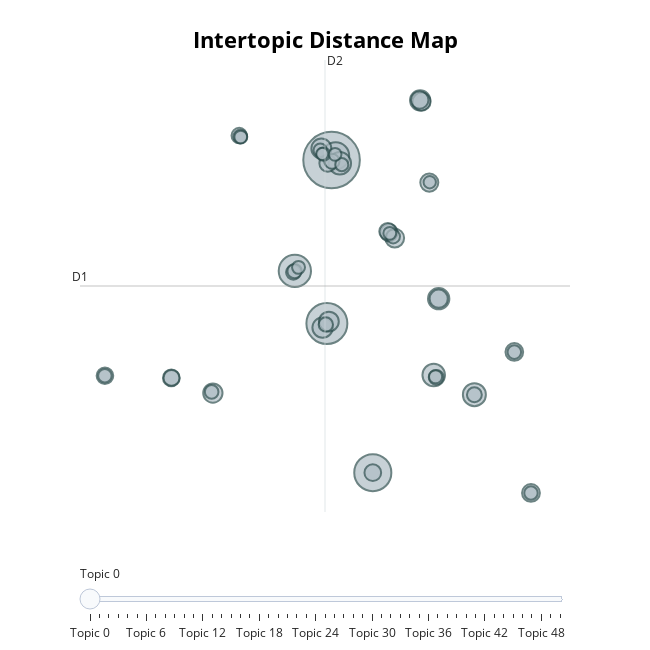

The notebook cell this image was saved under:
### Code cell
sample_topic = 0  # change this to see different clusters
print(f"\n--- Sample Headlines from Topic {sample_topic} ---")
print(gold_df_filtered[gold_df_filtered["Topic"] == sample_topic]["News"].head(5))

# Step 6: Visualize
topic_model.visualize_topics().show()

### Figure 1 — Plotly figure (JSON) as saved in the notebook; plotly's stock layout.template omitted (floating-point values rounded to 4 significant figures; data arrays with more than 128 entries replaced by an {"elided": "..."} marker saying what was removed)
{"data": [{"customdata": {"elided": "51x3 mixed values"}, "hovertemplate": "<b>Topic %{customdata[0]}</b><br>%{customdata[1]}<br>Size: %{customdata[2]}", "legendgroup": "", "marker": {"color": "#B0BEC5", "line": {"color": "DarkSlateGrey", "width": 2}, "size": [1297, 680, 558, 423, 297, 214, 206, 205, 185, 169, 166, 161, 159, 151, 144, 133, 133, 132, 129, 127, 124, 121, 120, 115, 113, 113, 112, 102, 96, 91, 90, 90, 87, 84, 83, 77, 76, 75, 75, 74, 73, 73, 71, 70, 69, 68, 67, 67, 67, 62, 61], "sizemode": "area", "sizeref": 0.8106, "symbol": "circle"}, "mode": "markers", "name": "", "orientation": "v", "showlegend": false, "type": "scatter", "x": [4.309, 3.977, 7.232, 1.707, 4.601, 14.43, 11.55, 4.893, 11.9, 3.674, 10.59, 3.585, 4.118, -4.106, 8.785, 10.69, 11.9, 11.24, 18.44, 17.26, 10.56, 8.38, 8.302, 4.04, -7.049, 7.232, -11.76, -7.036, -2.237, 4.337, 14.43, 11.73, 1.601, 3.901, 1.689, 8.669, -2.162, -4.191, 17.26, -11.76, 18.44, 3.509, 3.743, 11.68, 5.031, 1.967, -2.123, 4.554, 8.436, 11.27, 3.645], "xaxis": "x", "y": [15.12, 3.112, -7.848, 6.977, 15.43, -2.119, -0.6673, 14.88, 4.936, 2.811, 19.51, 15.98, 3.254, -1.997, 9.389, 19.41, 4.936, 13.46, -9.336, 1.021, 19.54, 9.792, 9.871, 14.88, -0.8838, -7.848, -0.7286, -0.8836, 16.92, 15.03, -2.119, -0.8434, 6.871, 3.037, 6.96, 9.504, 16.85, -1.911, 1.012, -0.7281, -9.336, 15.84, 15.55, -0.8001, 14.78, 7.237, 16.81, 15.54, 9.737, 13.49, 15.57], "yaxis": "y"}], "layout": {"annotations": [{"showarrow": false, "text": "D1", "x": -13.52, "y": 5.867, "yshift": 10}, {"showarrow": false, "text": "D2", "x": 3.843, "xshift": 10, "y": 22.47}], "height": 650, "hoverlabel": {"bgcolor": "white", "font": {"family": "Rockwell", "size": 16}}, "legend": {"itemsizing": "constant", "tracegroupgap": 0}, "margin": {"t": 60}, "shapes": [{"line": {"color": "#CFD8DC", "width": 2}, "type": "line", "x0": 3.843, "x1": 3.843, "y0": -10.74, "y1": 22.47}, {"line": {"color": "#9E9E9E", "width": 2}, "type": "line", "x0": -13.52, "x1": 21.21, "y0": 5.867, "y1": 5.867}], "sliders": [{"active": 0, "pad": {"t": 50}, "steps": [{"args": [{"marker.color": [["red", "#B0BEC5", "#B0BEC5", "#B0BEC5", "#B0BEC5", "#B0BEC5", "#B0BEC5", "#B0BEC5", "#B0BEC5", "#B0BEC5", "#B0BEC5", "#B0BEC5", "#B0BEC5", "#B0BEC5", "#B0BEC5", "#B0BEC5", "#B0BEC5", "#B0BEC5", "#B0BEC5", "#B0BEC5", "#B0BEC5", "#B0BEC5", "#B0BEC5", "#B0BEC5", "#B0BEC5", "#B0BEC5", "#B0BEC5", "#B0BEC5", "#B0BEC5", "#B0BEC5", "#B0BEC5", "#B0BEC5", "#B0BEC5", "#B0BEC5", "#B0BEC5", "#B0BEC5", "#B0BEC5", "#B0BEC5", "#B0BEC5", "#B0BEC5", "#B0BEC5", "#B0BEC5", "#B0BEC5", "#B0BEC5", "#B0BEC5", "#B0BEC5", "#B0BEC5", "#B0BEC5", "#B0BEC5", "#B0BEC5", "#B0BEC5"]]}], "label": "Topic 0", "method": "update"}, {"args": [{"marker.color": [["#B0BEC5", "red", "#B0BEC5", "#B0BEC5", "#B0BEC5", "#B0BEC5", "#B0BEC5", "#B0BEC5", "#B0BEC5", "#B0BEC5", "#B0BEC5", "#B0BEC5", "#B0BEC5", "#B0BEC5", "#B0BEC5", "#B0BEC5", "#B0BEC5", "#B0BEC5", "#B0BEC5", "#B0BEC5", "#B0BEC5", "#B0BEC5", "#B0BEC5", "#B0BEC5", "#B0BEC5", "#B0BEC5", "#B0BEC5", "#B0BEC5", "#B0BEC5", "#B0BEC5", "#B0BEC5", "#B0BEC5", "#B0BEC5", "#B0BEC5", "#B0BEC5", "#B0BEC5", "#B0BEC5", "#B0BEC5", "#B0BEC5", "#B0BEC5", "#B0BEC5", "#B0BEC5", "#B0BEC5", "#B0BEC5", "#B0BEC5", "#B0BEC5", "#B0BEC5", "#B0BEC5", "#B0BEC5", "#B0BEC5", "#B0BEC5"]]}], "label": "Topic 1", "method": "update"}, {"args": [{"marker.color": [["#B0BEC5", "#B0BEC5", "red", "#B0BEC5", "#B0BEC5", "#B0BEC5", "#B0BEC5", "#B0BEC5", "#B0BEC5", "#B0BEC5", "#B0BEC5", "#B0BEC5", "#B0BEC5", "#B0BEC5", "#B0BEC5", "#B0BEC5", "#B0BEC5", "#B0BEC5", "#B0BEC5", "#B0BEC5", "#B0BEC5", "#B0BEC5", "#B0BEC5", "#B0BEC5", "#B0BEC5", "#B0BEC5", "#B0BEC5", "#B0BEC5", "#B0BEC5", "#B0BEC5", "#B0BEC5", "#B0BEC5", "#B0BEC5", "#B0BEC5", "#B0BEC5", "#B0BEC5", "#B0BEC5", "#B0BEC5", "#B0BEC5", "#B0BEC5", "#B0BEC5", "#B0BEC5", "#B0BEC5", "#B0BEC5", "#B0BEC5", "#B0BEC5", "#B0BEC5", "#B0BEC5", "#B0BEC5", "#B0BEC5", "#B0BEC5"]]}], "label": "Topic 2", "method": "update"}, {"args": [{"marker.color": [["#B0BEC5", "#B0BEC5", "#B0BEC5", "red", "#B0BEC5", "#B0BEC5", "#B0BEC5", "#B0BEC5", "#B0BEC5", "#B0BEC5", "#B0BEC5", "#B0BEC5", "#B0BEC5", "#B0BEC5", "#B0BEC5", "#B0BEC5", "#B0BEC5", "#B0BEC5", "#B0BEC5", "#B0BEC5", "#B0BEC5", "#B0BEC5", "#B0BEC5", "#B0BEC5", "#B0BEC5", "#B0BEC5", "#B0BEC5", "#B0BEC5", "#B0BEC5", "#B0BEC5", "#B0BEC5", "#B0BEC5", "#B0BEC5", "#B0BEC5", "#B0BEC5", "#B0BEC5", "#B0BEC5", "#B0BEC5", "#B0BEC5", "#B0BEC5", "#B0BEC5", "#B0BEC5", "#B0BEC5", "#B0BEC5", "#B0BEC5", "#B0BEC5", "#B0BEC5", "#B0BEC5", "#B0BEC5", "#B0BEC5", "#B0BEC5"]]}], "label": "Topic 3", "method": "update"}, {"args": [{"marker.color": [["#B0BEC5", "#B0BEC5", "#B0BEC5", "#B0BEC5", "red", "#B0BEC5", "#B0BEC5", "#B0BEC5", "#B0BEC5", "#B0BEC5", "#B0BEC5", "#B0BEC5", "#B0BEC5", "#B0BEC5", "#B0BEC5", "#B0BEC5", "#B0BEC5", "#B0BEC5", "#B0BEC5", "#B0BEC5", "#B0BEC5", "#B0BEC5", "#B0BEC5", "#B0BEC5", "#B0BEC5", "#B0BEC5", "#B0BEC5", "#B0BEC5", "#B0BEC5", "#B0BEC5", "#B0BEC5", "#B0BEC5", "#B0BEC5", "#B0BEC5", "#B0BEC5", "#B0BEC5", "#B0BEC5", "#B0BEC5", "#B0BEC5", "#B0BEC5", "#B0BEC5", "#B0BEC5", "#B0BEC5", "#B0BEC5", "#B0BEC5", "#B0BEC5", "#B0BEC5", "#B0BEC5", "#B0BEC5", "#B0BEC5", "#B0BEC5"]]}], "label": "Topic 4", "method": "update"}, {"args": [{"marker.color": [["#B0BEC5", "#B0BEC5", "#B0BEC5", "#B0BEC5", "#B0BEC5", "red", "#B0BEC5", "#B0BEC5", "#B0BEC5", "#B0BEC5", "#B0BEC5", "#B0BEC5", "#B0BEC5", "#B0BEC5", "#B0BEC5", "#B0BEC5", "#B0BEC5", "#B0BEC5", "#B0BEC5", "#B0BEC5", "#B0BEC5", "#B0BEC5", "#B0BEC5", "#B0BEC5", "#B0BEC5", "#B0BEC5", "#B0BEC5", "#B0BEC5", "#B0BEC5", "#B0BEC5", "#B0BEC5", "#B0BEC5", "#B0BEC5", "#B0BEC5", "#B0BEC5", "#B0BEC5", "#B0BEC5", "#B0BEC5", "#B0BEC5", "#B0BEC5", "#B0BEC5", "#B0BEC5", "#B0BEC5", "#B0BEC5", "#B0BEC5", "#B0BEC5", "#B0BEC5", "#B0BEC5", "#B0BEC5", "#B0BEC5", "#B0BEC5"]]}], "label": "Topic 5", "method": "update"}, {"args": [{"marker.color": [["#B0BEC5", "#B0BEC5", "#B0BEC5", "#B0BEC5", "#B0BEC5", "#B0BEC5", "red", "#B0BEC5", "#B0BEC5", "#B0BEC5", "#B0BEC5", "#B0BEC5", "#B0BEC5", "#B0BEC5", "#B0BEC5", "#B0BEC5", "#B0BEC5", "#B0BEC5", "#B0BEC5", "#B0BEC5", "#B0BEC5", "#B0BEC5", "#B0BEC5", "#B0BEC5", "#B0BEC5", "#B0BEC5", "#B0BEC5", "#B0BEC5", "#B0BEC5", "#B0BEC5", "#B0BEC5", "#B0BEC5", "#B0BEC5", "#B0BEC5", "#B0BEC5", "#B0BEC5", "#B0BEC5", "#B0BEC5", "#B0BEC5", "#B0BEC5", "#B0BEC5", "#B0BEC5", "#B0BEC5", "#B0BEC5", "#B0BEC5", "#B0BEC5", "#B0BEC5", "#B0BEC5", "#B0BEC5", "#B0BEC5", "#B0BEC5"]]}], "label": "Topic 6", "method": "update"}, {"args": [{"marker.color": [["#B0BEC5", "#B0BEC5", "#B0BEC5", "#B0BEC5", "#B0BEC5", "#B0BEC5", "#B0BEC5", "red", "#B0BEC5", "#B0BEC5", "#B0BEC5", "#B0BEC5", "#B0BEC5", "#B0BEC5", "#B0BEC5", "#B0BEC5", "#B0BEC5", "#B0BEC5", "#B0BEC5", "#B0BEC5", "#B0BEC5", "#B0BEC5", "#B0BEC5", "#B0BEC5", "#B0BEC5", "#B0BEC5", "#B0BEC5", "#B0BEC5", "#B0BEC5", "#B0BEC5", "#B0BEC5", "#B0BEC5", "#B0BEC5", "#B0BEC5", "#B0BEC5", "#B0BEC5", "#B0BEC5", "#B0BEC5", "#B0BEC5", "#B0BEC5", "#B0BEC5", "#B0BEC5", "#B0BEC5", "#B0BEC5", "#B0BEC5", "#B0BEC5", "#B0BEC5", "#B0BEC5", "#B0BEC5", "#B0BEC5", "#B0BEC5"]]}], "label": "Topic 7", "method": "update"}, {"args": [{"marker.color": [["#B0BEC5", "#B0BEC5", "#B0BEC5", "#B0BEC5", "#B0BEC5", "#B0BEC5", "#B0BEC5", "#B0BEC5", "red", "#B0BEC5", "#B0BEC5", "#B0BEC5", "#B0BEC5", "#B0BEC5", "#B0BEC5", "#B0BEC5", "#B0BEC5", "#B0BEC5", "#B0BEC5", "#B0BEC5", "#B0BEC5", "#B0BEC5", "#B0BEC5", "#B0BEC5", "#B0BEC5", "#B0BEC5", "#B0BEC5", "#B0BEC5", "#B0BEC5", "#B0BEC5", "#B0BEC5", "#B0BEC5", "#B0BEC5", "#B0BEC5", "#B0BEC5", "#B0BEC5", "#B0BEC5", "#B0BEC5", "#B0BEC5", "#B0BEC5", "#B0BEC5", "#B0BEC5", "#B0BEC5", "#B0BEC5", "#B0BEC5", "#B0BEC5", "#B0BEC5", "#B0BEC5", "#B0BEC5", "#B0BEC5", "#B0BEC5"]]}], "label": "Topic 8", "method": "update"}, {"args": [{"marker.color": [["#B0BEC5", "#B0BEC5", "#B0BEC5", "#B0BEC5", "#B0BEC5", "#B0BEC5", "#B0BEC5", "#B0BEC5", "#B0BEC5", "red", "#B0BEC5", "#B0BEC5", "#B0BEC5", "#B0BEC5", "#B0BEC5", "#B0BEC5", "#B0BEC5", "#B0BEC5", "#B0BEC5", "#B0BEC5", "#B0BEC5", "#B0BEC5", "#B0BEC5", "#B0BEC5", "#B0BEC5", "#B0BEC5", "#B0BEC5", "#B0BEC5", "#B0BEC5", "#B0BEC5", "#B0BEC5", "#B0BEC5", "#B0BEC5", "#B0BEC5", "#B0BEC5", "#B0BEC5", "#B0BEC5", "#B0BEC5", "#B0BEC5", "#B0BEC5", "#B0BEC5", "#B0BEC5", "#B0BEC5", "#B0BEC5", "#B0BEC5", "#B0BEC5", "#B0BEC5", "#B0BEC5", "#B0BEC5", "#B0BEC5", "#B0BEC5"]]}], "label": "Topic 9", "method": "update"}, {"args": [{"marker.color": [["#B0BEC5", "#B0BEC5", "#B0BEC5", "#B0BEC5", "#B0BEC5", "#B0BEC5", "#B0BEC5", "#B0BEC5", "#B0BEC5", "#B0BEC5", "red", "#B0BEC5", "#B0BEC5", "#B0BEC5", "#B0BEC5", "#B0BEC5", "#B0BEC5", "#B0BEC5", "#B0BEC5", "#B0BEC5", "#B0BEC5", "#B0BEC5", "#B0BEC5", "#B0BEC5", "#B0BEC5", "#B0BEC5", "#B0BEC5", "#B0BEC5", "#B0BEC5", "#B0BEC5", "#B0BEC5", "#B0BEC5", "#B0BEC5", "#B0BEC5", "#B0BEC5", "#B0BEC5", "#B0BEC5", "#B0BEC5", "#B0BEC5", "#B0BEC5", "#B0BEC5", "#B0BEC5", "#B0BEC5", "#B0BEC5", "#B0BEC5", "#B0BEC5", "#B0BEC5", "#B0BEC5", "#B0BEC5", "#B0BEC5", "#B0BEC5"]]}], "label": "Topic 10", "method": "update"}, {"args": [{"marker.color": [["#B0BEC5", "#B0BEC5", "#B0BEC5", "#B0BEC5", "#B0BEC5", "#B0BEC5", "#B0BEC5", "#B0BEC5", "#B0BEC5", "#B0BEC5", "#B0BEC5", "red", "#B0BEC5", "#B0BEC5", "#B0BEC5", "#B0BEC5", "#B0BEC5", "#B0BEC5", "#B0BEC5", "#B0BEC5", "#B0BEC5", "#B0BEC5", "#B0BEC5", "#B0BEC5", "#B0BEC5", "#B0BEC5", "#B0BEC5", "#B0BEC5", "#B0BEC5", "#B0BEC5", "#B0BEC5", "#B0BEC5", "#B0BEC5", "#B0BEC5", "#B0BEC5", "#B0BEC5", "#B0BEC5", "#B0BEC5", "#B0BEC5", "#B0BEC5", "#B0BEC5", "#B0BEC5", "#B0BEC5", "#B0BEC5", "#B0BEC5", "#B0BEC5", "#B0BEC5", "#B0BEC5", "#B0BEC5", "#B0BEC5", "#B0BEC5"]]}], "label": "Topic 11", "method": "update"}, {"args": [{"marker.color": [["#B0BEC5", "#B0BEC5", "#B0BEC5", "#B0BEC5", "#B0BEC5", "#B0BEC5", "#B0BEC5", "#B0BEC5", "#B0BEC5", "#B0BEC5", "#B0BEC5", "#B0BEC5", "red", "#B0BEC5", "#B0BEC5", "#B0BEC5", "#B0BEC5", "#B0BEC5", "#B0BEC5", "#B0BEC5", "#B0BEC5", "#B0BEC5", "#B0BEC5", "#B0BEC5", "#B0BEC5", "#B0BEC5", "#B0BEC5", "#B0BEC5", "#B0BEC5", "#B0BEC5", "#B0BEC5", "#B0BEC5", "#B0BEC5", "#B0BEC5", "#B0BEC5", "#B0BEC5", "#B0BEC5", "#B0BEC5", "#B0BEC5", "#B0BEC5", "#B0BEC5", "#B0BEC5", "#B0BEC5", "#B0BEC5", "#B0BEC5", "#B0BEC5", "#B0BEC5", "#B0BEC5", "#B0BEC5", "#B0BEC5", "#B0BEC5"]]}], "label": "Topic 12", "method": "update"}, {"args": [{"marker.color": [["#B0BEC5", "#B0BEC5", "#B0BEC5", "#B0BEC5", "#B0BEC5", "#B0BEC5", "#B0BEC5", "#B0BEC5", "#B0BEC5", "#B0BEC5", "#B0BEC5", "#B0BEC5", "#B0BEC5", "red", "#B0BEC5", "#B0BEC5", "#B0BEC5", "#B0BEC5", "#B0BEC5", "#B0BEC5", "#B0BEC5", "#B0BEC5", "#B0BEC5", "#B0BEC5", "#B0BEC5", "#B0BEC5", "#B0BEC5", "#B0BEC5", "#B0BEC5", "#B0BEC5", "#B0BEC5", "#B0BEC5", "#B0BEC5", "#B0BEC5", "#B0BEC5", "#B0BEC5", "#B0BEC5", "#B0BEC5", "#B0BEC5", "#B0BEC5", "#B0BEC5", "#B0BEC5", "#B0BEC5", "#B0BEC5", "#B0BEC5", "#B0BEC5", "#B0BEC5", "#B0BEC5", "#B0BEC5", "#B0BEC5", "#B0BEC5"]]}], "label": "Topic 13", "method": "update"}, {"args": [{"marker.color": [["#B0BEC5", "#B0BEC5", "#B0BEC5", "#B0BEC5", "#B0BEC5", "#B0BEC5", "#B0BEC5", "#B0BEC5", "#B0BEC5", "#B0BEC5", "#B0BEC5", "#B0BEC5", "#B0BEC5", "#B0BEC5", "red", "#B0BEC5", "#B0BEC5", "#B0BEC5", "#B0BEC5", "#B0BEC5", "#B0BEC5", "#B0BEC5", "#B0BEC5", "#B0BEC5", "#B0BEC5", "#B0BEC5", "#B0BEC5", "#B0BEC5", "#B0BEC5", "#B0BEC5", "#B0BEC5", "#B0BEC5", "#B0BEC5", "#B0BEC5", "#B0BEC5", "#B0BEC5", "#B0BEC5", "#B0BEC5", "#B0BEC5", "#B0BEC5", "#B0BEC5", "#B0BEC5", "#B0BEC5", "#B0BEC5", "#B0BEC5", "#B0BEC5", "#B0BEC5", "#B0BEC5", "#B0BEC5", "#B0BEC5", "#B0BEC5"]]}], "label": "Topic 14", "method": "update"}, {"args": [{"marker.color": [["#B0BEC5", "#B0BEC5", "#B0BEC5", "#B0BEC5", "#B0BEC5", "#B0BEC5", "#B0BEC5", "#B0BEC5", "#B0BEC5", "#B0BEC5", "#B0BEC5", "#B0BEC5", "#B0BEC5", "#B0BEC5", "#B0BEC5", "red", "#B0BEC5", "#B0BEC5", "#B0BEC5", "#B0BEC5", "#B0BEC5", "#B0BEC5", "#B0BEC5", "#B0BEC5", "#B0BEC5", "#B0BEC5", "#B0BEC5", "#B0BEC5", "#B0BEC5", "#B0BEC5", "#B0BEC5", "#B0BEC5", "#B0BEC5", "#B0BEC5", "#B0BEC5", "#B0BEC5", "#B0BEC5", "#B0BEC5", "#B0BEC5", "#B0BEC5", "#B0BEC5", "#B0BEC5", "#B0BEC5", "#B0BEC5", "#B0BEC5", "#B0BEC5", "#B0BEC5", "#B0BEC5", "#B0BEC5", "#B0BEC5", "#B0BEC5"]]}], "label": "Topic 15", "method": "update"}, {"args": [{"marker.color": [["#B0BEC5", "#B0BEC5", "#B0BEC5", "#B0BEC5", "#B0BEC5", "#B0BEC5", "#B0BEC5", "#B0BEC5", "#B0BEC5", "#B0BEC5", "#B0BEC5", "#B0BEC5", "#B0BEC5", "#B0BEC5", "#B0BEC5", "#B0BEC5", "red", "#B0BEC5", "#B0BEC5", "#B0BEC5", "#B0BEC5", "#B0BEC5", "#B0BEC5", "#B0BEC5", "#B0BEC5", "#B0BEC5", "#B0BEC5", "#B0BEC5", "#B0BEC5", "#B0BEC5", "#B0BEC5", "#B0BEC5", "#B0BEC5", "#B0BEC5", "#B0BEC5", "#B0BEC5", "#B0BEC5", "#B0BEC5", "#B0BEC5", "#B0BEC5", "#B0BEC5", "#B0BEC5", "#B0BEC5", "#B0BEC5", "#B0BEC5", "#B0BEC5", "#B0BEC5", "#B0BEC5", "#B0BEC5", "#B0BEC5", "#B0BEC5"]]}], "label": "Topic 16", "method": "update"}, {"args": [{"marker.color": [["#B0BEC5", "#B0BEC5", "#B0BEC5", "#B0BEC5", "#B0BEC5", "#B0BEC5", "#B0BEC5", "#B0BEC5", "#B0BEC5", "#B0BEC5", "#B0BEC5", "#B0BEC5", "#B0BEC5", "#B0BEC5", "#B0BEC5", "#B0BEC5", "#B0BEC5", "red", "#B0BEC5", "#B0BEC5", "#B0BEC5", "#B0BEC5", "#B0BEC5", "#B0BEC5", "#B0BEC5", "#B0BEC5", "#B0BEC5", "#B0BEC5", "#B0BEC5", "#B0BEC5", "#B0BEC5", "#B0BEC5", "#B0BEC5", "#B0BEC5", "#B0BEC5", "#B0BEC5", "#B0BEC5", "#B0BEC5", "#B0BEC5", "#B0BEC5", "#B0BEC5", "#B0BEC5", "#B0BEC5", "#B0BEC5", "#B0BEC5", "#B0BEC5", "#B0BEC5", "#B0BEC5", "#B0BEC5", "#B0BEC5", "#B0BEC5"]]}], "label": "Topic 17", "method": "update"}, {"args": [{"marker.color": [["#B0BEC5", "#B0BEC5", "#B0BEC5", "#B0BEC5", "#B0BEC5", "#B0BEC5", "#B0BEC5", "#B0BEC5", "#B0BEC5", "#B0BEC5", "#B0BEC5", "#B0BEC5", "#B0BEC5", "#B0BEC5", "#B0BEC5", "#B0BEC5", "#B0BEC5", "#B0BEC5", "red", "#B0BEC5", "#B0BEC5", "#B0BEC5", "#B0BEC5", "#B0BEC5", "#B0BEC5", "#B0BEC5", "#B0BEC5", "#B0BEC5", "#B0BEC5", "#B0BEC5", "#B0BEC5", "#B0BEC5", "#B0BEC5", "#B0BEC5", "#B0BEC5", "#B0BEC5", "#B0BEC5", "#B0BEC5", "#B0BEC5", "#B0BEC5", "#B0BEC5", "#B0BEC5", "#B0BEC5", "#B0BEC5", "#B0BEC5", "#B0BEC5", "#B0BEC5", "#B0BEC5", "#B0BEC5", "#B0BEC5", "#B0BEC5"]]}], "label": "Topic 18", "method": "update"}, {"args": [{"marker.color": [["#B0BEC5", "#B0BEC5", "#B0BEC5", "#B0BEC5", "#B0BEC5", "#B0BEC5", "#B0BEC5", "#B0BEC5", "#B0BEC5", "#B0BEC5", "#B0BEC5", "#B0BEC5", "#B0BEC5", "#B0BEC5", "#B0BEC5", "#B0BEC5", "#B0BEC5", "#B0BEC5", "#B0BEC5", "red", "#B0BEC5", "#B0BEC5", "#B0BEC5", "#B0BEC5", "#B0BEC5", "#B0BEC5", "#B0BEC5", "#B0BEC5", "#B0BEC5", "#B0BEC5", "#B0BEC5", "#B0BEC5", "#B0BEC5", "#B0BEC5", "#B0BEC5", "#B0BEC5", "#B0BEC5", "#B0BEC5", "#B0BEC5", "#B0BEC5", "#B0BEC5", "#B0BEC5", "#B0BEC5", "#B0BEC5", "#B0BEC5", "#B0BEC5", "#B0BEC5", "#B0BEC5", "#B0BEC5", "#B0BEC5", "#B0BEC5"]]}], "label": "Topic 19", "method": "update"}, {"args": [{"marker.color": [["#B0BEC5", "#B0BEC5", "#B0BEC5", "#B0BEC5", "#B0BEC5", "#B0BEC5", "#B0BEC5", "#B0BEC5", "#B0BEC5", "#B0BEC5", "#B0BEC5", "#B0BEC5", "#B0BEC5", "#B0BEC5", "#B0BEC5", "#B0BEC5", "#B0BEC5", "#B0BEC5", "#B0BEC5", "#B0BEC5", "red", "#B0BEC5", "#B0BEC5", "#B0BEC5", "#B0BEC5", "#B0BEC5", "#B0BEC5", "#B0BEC5", "#B0BEC5", "#B0BEC5", "#B0BEC5", "#B0BEC5", "#B0BEC5", "#B0BEC5", "#B0BEC5", "#B0BEC5", "#B0BEC5", "#B0BEC5", "#B0BEC5", "#B0BEC5", "#B0BEC5", "#B0BEC5", "#B0BEC5", "#B0BEC5", "#B0BEC5", "#B0BEC5", "#B0BEC5", "#B0BEC5", "#B0BEC5", "#B0BEC5", "#B0BEC5"]]}], "label": "Topic 20", "method": "update"}, {"args": [{"marker.color": [["#B0BEC5", "#B0BEC5", "#B0BEC5", "#B0BEC5", "#B0BEC5", "#B0BEC5", "#B0BEC5", "#B0BEC5", "#B0BEC5", "#B0BEC5", "#B0BEC5", "#B0BEC5", "#B0BEC5", "#B0BEC5", "#B0BEC5", "#B0BEC5", "#B0BEC5", "#B0BEC5", "#B0BEC5", "#B0BEC5", "#B0BEC5", "red", "#B0BEC5", "#B0BEC5", "#B0BEC5", "#B0BEC5", "#B0BEC5", "#B0BEC5", "#B0BEC5", "#B0BEC5", "#B0BEC5", "#B0BEC5", "#B0BEC5", "#B0BEC5", "#B0BEC5", "#B0BEC5", "#B0BEC5", "#B0BEC5", "#B0BEC5", "#B0BEC5", "#B0BEC5", "#B0BEC5", "#B0BEC5", "#B0BEC5", "#B0BEC5", "#B0BEC5", "#B0BEC5", "#B0BEC5", "#B0BEC5", "#B0BEC5", "#B0BEC5"]]}], "label": "Topic 21", "method": "update"}, {"args": [{"marker.color": [["#B0BEC5", "#B0BEC5", "#B0BEC5", "#B0BEC5", "#B0BEC5", "#B0BEC5", "#B0BEC5", "#B0BEC5", "#B0BEC5", "#B0BEC5", "#B0BEC5", "#B0BEC5", "#B0BEC5", "#B0BEC5", "#B0BEC5", "#B0BEC5", "#B0BEC5", "#B0BEC5", "#B0BEC5", "#B0BEC5", "#B0BEC5", "#B0BEC5", "red", "#B0BEC5", "#B0BEC5", "#B0BEC5", "#B0BEC5", "#B0BEC5", "#B0BEC5", "#B0BEC5", "#B0BEC5", "#B0BEC5", "#B0BEC5", "#B0BEC5", "#B0BEC5", "#B0BEC5", "#B0BEC5", "#B0BEC5", "#B0BEC5", "#B0BEC5", "#B0BEC5", "#B0BEC5", "#B0BEC5", "#B0BEC5", "#B0BEC5", "#B0BEC5", "#B0BEC5", "#B0BEC5", "#B0BEC5", "#B0BEC5", "#B0BEC5"]]}], "label": "Topic 22", "method": "update"}, {"args": [{"marker.color": [["#B0BEC5", "#B0BEC5", "#B0BEC5", "#B0BEC5", "#B0BEC5", "#B0BEC5", "#B0BEC5", "#B0BEC5", "#B0BEC5", "#B0BEC5", "#B0BEC5", "#B0BEC5", "#B0BEC5", "#B0BEC5", "#B0BEC5", "#B0BEC5", "#B0BEC5", "#B0BEC5", "#B0BEC5", "#B0BEC5", "#B0BEC5", "#B0BEC5", "#B0BEC5", "red", "#B0BEC5", "#B0BEC5", "#B0BEC5", "#B0BEC5", "#B0BEC5", "#B0BEC5", "#B0BEC5", "#B0BEC5", "#B0BEC5", "#B0BEC5", "#B0BEC5", "#B0BEC5", "#B0BEC5", "#B0BEC5", "#B0BEC5", "#B0BEC5", "#B0BEC5", "#B0BEC5", "#B0BEC5", "#B0BEC5", "#B0BEC5", "#B0BEC5", "#B0BEC5", "#B0BEC5", "#B0BEC5", "#B0BEC5", "#B0BEC5"]]}], "label": "Topic 23", "method": "update"}, {"args": [{"marker.color": [["#B0BEC5", "#B0BEC5", "#B0BEC5", "#B0BEC5", "#B0BEC5", "#B0BEC5", "#B0BEC5", "#B0BEC5", "#B0BEC5", "#B0BEC5", "#B0BEC5", "#B0BEC5", "#B0BEC5", "#B0BEC5", "#B0BEC5", "#B0BEC5", "#B0BEC5", "#B0BEC5", "#B0BEC5", "#B0BEC5", "#B0BEC5", "#B0BEC5", "#B0BEC5", "#B0BEC5", "red", "#B0BEC5", "#B0BEC5", "#B0BEC5", "#B0BEC5", "#B0BEC5", "#B0BEC5", "#B0BEC5", "#B0BEC5", "#B0BEC5", "#B0BEC5", "#B0BEC5", "#B0BEC5", "#B0BEC5", "#B0BEC5", "#B0BEC5", "#B0BEC5", "#B0BEC5", "#B0BEC5", "#B0BEC5", "#B0BEC5", "#B0BEC5", "#B0BEC5", "#B0BEC5", "#B0BEC5", "#B0BEC5", "#B0BEC5"]]}], "label": "Topic 24", "method": "update"}, {"args": [{"marker.color": [["#B0BEC5", "#B0BEC5", "#B0BEC5", "#B0BEC5", "#B0BEC5", "#B0BEC5", "#B0BEC5", "#B0BEC5", "#B0BEC5", "#B0BEC5", "#B0BEC5", "#B0BEC5", "#B0BEC5", "#B0BEC5", "#B0BEC5", "#B0BEC5", "#B0BEC5", "#B0BEC5", "#B0BEC5", "#B0BEC5", "#B0BEC5", "#B0BEC5", "#B0BEC5", "#B0BEC5", "#B0BEC5", "red", "#B0BEC5", "#B0BEC5", "#B0BEC5", "#B0BEC5", "#B0BEC5", "#B0BEC5", "#B0BEC5", "#B0BEC5", "#B0BEC5", "#B0BEC5", "#B0BEC5", "#B0BEC5", "#B0BEC5", "#B0BEC5", "#B0BEC5", "#B0BEC5", "#B0BEC5", "#B0BEC5", "#B0BEC5", "#B0BEC5", "#B0BEC5", "#B0BEC5", "#B0BEC5", "#B0BEC5", "#B0BEC5"]]}], "label": "Topic 25", "method": "update"}, {"args": [{"marker.color": [["#B0BEC5", "#B0BEC5", "#B0BEC5", "#B0BEC5", "#B0BEC5", "#B0BEC5", "#B0BEC5", "#B0BEC5", "#B0BEC5", "#B0BEC5", "#B0BEC5", "#B0BEC5", "#B0BEC5", "#B0BEC5", "#B0BEC5", "#B0BEC5", "#B0BEC5", "#B0BEC5", "#B0BEC5", "#B0BEC5", "#B0BEC5", "#B0BEC5", "#B0BEC5", "#B0BEC5", "#B0BEC5", "#B0BEC5", "red", "#B0BEC5", "#B0BEC5", "#B0BEC5", "#B0BEC5", "#B0BEC5", "#B0BEC5", "#B0BEC5", "#B0BEC5", "#B0BEC5", "#B0BEC5", "#B0BEC5", "#B0BEC5", "#B0BEC5", "#B0BEC5", "#B0BEC5", "#B0BEC5", "#B0BEC5", "#B0BEC5", "#B0BEC5", "#B0BEC5", "#B0BEC5", "#B0BEC5", "#B0BEC5", "#B0BEC5"]]}], "label": "Topic 26", "method": "update"}, {"args": [{"marker.color": [["#B0BEC5", "#B0BEC5", "#B0BEC5", "#B0BEC5", "#B0BEC5", "#B0BEC5", "#B0BEC5", "#B0BEC5", "#B0BEC5", "#B0BEC5", "#B0BEC5", "#B0BEC5", "#B0BEC5", "#B0BEC5", "#B0BEC5", "#B0BEC5", "#B0BEC5", "#B0BEC5", "#B0BEC5", "#B0BEC5", "#B0BEC5", "#B0BEC5", "#B0BEC5", "#B0BEC5", "#B0BEC5", "#B0BEC5", "#B0BEC5", "red", "#B0BEC5", "#B0BEC5", "#B0BEC5", "#B0BEC5", "#B0BEC5", "#B0BEC5", "#B0BEC5", "#B0BEC5", "#B0BEC5", "#B0BEC5", "#B0BEC5", "#B0BEC5", "#B0BEC5", "#B0BEC5", "#B0BEC5", "#B0BEC5", "#B0BEC5", "#B0BEC5", "#B0BEC5", "#B0BEC5", "#B0BEC5", "#B0BEC5", "#B0BEC5"]]}], "label": "Topic 27", "method": "update"}, {"args": [{"marker.color": [["#B0BEC5", "#B0BEC5", "#B0BEC5", "#B0BEC5", "#B0BEC5", "#B0BEC5", "#B0BEC5", "#B0BEC5", "#B0BEC5", "#B0BEC5", "#B0BEC5", "#B0BEC5", "#B0BEC5", "#B0BEC5", "#B0BEC5", "#B0BEC5", "#B0BEC5", "#B0BEC5", "#B0BEC5", "#B0BEC5", "#B0BEC5", "#B0BEC5", "#B0BEC5", "#B0BEC5", "#B0BEC5", "#B0BEC5", "#B0BEC5", "#B0BEC5", "red", "#B0BEC5", "#B0BEC5", "#B0BEC5", "#B0BEC5", "#B0BEC5", "#B0BEC5", "#B0BEC5", "#B0BEC5", "#B0BEC5", "#B0BEC5", "#B0BEC5", "#B0BEC5", "#B0BEC5", "#B0BEC5", "#B0BEC5", "#B0BEC5", "#B0BEC5", "#B0BEC5", "#B0BEC5", "#B0BEC5", "#B0BEC5", "#B0BEC5"]]}], "label": "Topic 28", "method": "update"}, {"args": [{"marker.color": [["#B0BEC5", "#B0BEC5", "#B0BEC5", "#B0BEC5", "#B0BEC5", "#B0BEC5", "#B0BEC5", "#B0BEC5", "#B0BEC5", "#B0BEC5", "#B0BEC5", "#B0BEC5", "#B0BEC5", "#B0BEC5", "#B0BEC5", "#B0BEC5", "#B0BEC5", "#B0BEC5", "#B0BEC5", "#B0BEC5", "#B0BEC5", "#B0BEC5", "#B0BEC5", "#B0BEC5", "#B0BEC5", "#B0BEC5", "#B0BEC5", "#B0BEC5", "#B0BEC5", "red", "#B0BEC5", "#B0BEC5", "#B0BEC5", "#B0BEC5", "#B0BEC5", "#B0BEC5", "#B0BEC5", "#B0BEC5", "#B0BEC5", "#B0BEC5", "#B0BEC5", "#B0BEC5", "#B0BEC5", "#B0BEC5", "#B0BEC5", "#B0BEC5", "#B0BEC5", "#B0BEC5", "#B0BEC5", "#B0BEC5", "#B0BEC5"]]}], "label": "Topic 29", "method": "update"}, {"args": [{"marker.color": [["#B0BEC5", "#B0BEC5", "#B0BEC5", "#B0BEC5", "#B0BEC5", "#B0BEC5", "#B0BEC5", "#B0BEC5", "#B0BEC5", "#B0BEC5", "#B0BEC5", "#B0BEC5", "#B0BEC5", "#B0BEC5", "#B0BEC5", "#B0BEC5", "#B0BEC5", "#B0BEC5", "#B0BEC5", "#B0BEC5", "#B0BEC5", "#B0BEC5", "#B0BEC5", "#B0BEC5", "#B0BEC5", "#B0BEC5", "#B0BEC5", "#B0BEC5", "#B0BEC5", "#B0BEC5", "red", "#B0BEC5", "#B0BEC5", "#B0BEC5", "#B0BEC5", "#B0BEC5", "#B0BEC5", "#B0BEC5", "#B0BEC5", "#B0BEC5", "#B0BEC5", "#B0BEC5", "#B0BEC5", "#B0BEC5", "#B0BEC5", "#B0BEC5", "#B0BEC5", "#B0BEC5", "#B0BEC5", "#B0BEC5", "#B0BEC5"]]}], "label": "Topic 30", "method": "update"}, {"args": [{"marker.color": [["#B0BEC5", "#B0BEC5", "#B0BEC5", "#B0BEC5", "#B0BEC5", "#B0BEC5", "#B0BEC5", "#B0BEC5", "#B0BEC5", "#B0BEC5", "#B0BEC5", "#B0BEC5", "#B0BEC5", "#B0BEC5", "#B0BEC5", "#B0BEC5", "#B0BEC5", "#B0BEC5", "#B0BEC5", "#B0BEC5", "#B0BEC5", "#B0BEC5", "#B0BEC5", "#B0BEC5", "#B0BEC5", "#B0BEC5", "#B0BEC5", "#B0BEC5", "#B0BEC5", "#B0BEC5", "#B0BEC5", "red", "#B0BEC5", "#B0BEC5", "#B0BEC5", "#B0BEC5", "#B0BEC5", "#B0BEC5", "#B0BEC5", "#B0BEC5", "#B0BEC5", "#B0BEC5", "#B0BEC5", "#B0BEC5", "#B0BEC5", "#B0BEC5", "#B0BEC5", "#B0BEC5", "#B0BEC5", "#B0BEC5", "#B0BEC5"]]}], "label": "Topic 31", "method": "update"}, {"args": [{"marker.color": [["#B0BEC5", "#B0BEC5", "#B0BEC5", "#B0BEC5", "#B0BEC5", "#B0BEC5", "#B0BEC5", "#B0BEC5", "#B0BEC5", "#B0BEC5", "#B0BEC5", "#B0BEC5", "#B0BEC5", "#B0BEC5", "#B0BEC5", "#B0BEC5", "#B0BEC5", "#B0BEC5", "#B0BEC5", "#B0BEC5", "#B0BEC5", "#B0BEC5", "#B0BEC5", "#B0BEC5", "#B0BEC5", "#B0BEC5", "#B0BEC5", "#B0BEC5", "#B0BEC5", "#B0BEC5", "#B0BEC5", "#B0BEC5", "red", "#B0BEC5", "#B0BEC5", "#B0BEC5", "#B0BEC5", "#B0BEC5", "#B0BEC5", "#B0BEC5", "#B0BEC5", "#B0BEC5", "#B0BEC5", "#B0BEC5", "#B0BEC5", "#B0BEC5", "#B0BEC5", "#B0BEC5", "#B0BEC5", "#B0BEC5", "#B0BEC5"]]}], "label": "Topic 32", "method": "update"}, {"args": [{"marker.color": [["#B0BEC5", "#B0BEC5", "#B0BEC5", "#B0BEC5", "#B0BEC5", "#B0BEC5", "#B0BEC5", "#B0BEC5", "#B0BEC5", "#B0BEC5", "#B0BEC5", "#B0BEC5", "#B0BEC5", "#B0BEC5", "#B0BEC5", "#B0BEC5", "#B0BEC5", "#B0BEC5", "#B0BEC5", "#B0BEC5", "#B0BEC5", "#B0BEC5", "#B0BEC5", "#B0BEC5", "#B0BEC5", "#B0BEC5", "#B0BEC5", "#B0BEC5", "#B0BEC5", "#B0BEC5", "#B0BEC5", "#B0BEC5", "#B0BEC5", "red", "#B0BEC5", "#B0BEC5", "#B0BEC5", "#B0BEC5", "#B0BEC5", "#B0BEC5", "#B0BEC5", "#B0BEC5", "#B0BEC5", "#B0BEC5", "#B0BEC5", "#B0BEC5", "#B0BEC5", "#B0BEC5", "#B0BEC5", "#B0BEC5", "#B0BEC5"]]}], "label": "Topic 33", "method": "update"}, {"args": [{"marker.color": [["#B0BEC5", "#B0BEC5", "#B0BEC5", "#B0BEC5", "#B0BEC5", "#B0BEC5", "#B0BEC5", "#B0BEC5", "#B0BEC5", "#B0BEC5", "#B0BEC5", "#B0BEC5", "#B0BEC5", "#B0BEC5", "#B0BEC5", "#B0BEC5", "#B0BEC5", "#B0BEC5", "#B0BEC5", "#B0BEC5", "#B0BEC5", "#B0BEC5", "#B0BEC5", "#B0BEC5", "#B0BEC5", "#B0BEC5", "#B0BEC5", "#B0BEC5", "#B0BEC5", "#B0BEC5", "#B0BEC5", "#B0BEC5", "#B0BEC5", "#B0BEC5", "red", "#B0BEC5", "#B0BEC5", "#B0BEC5", "#B0BEC5", "#B0BEC5", "#B0BEC5", "#B0BEC5", "#B0BEC5", "#B0BEC5", "#B0BEC5", "#B0BEC5", "#B0BEC5", "#B0BEC5", "#B0BEC5", "#B0BEC5", "#B0BEC5"]]}], "label": "Topic 34", "method": "update"}, {"args": [{"marker.color": [["#B0BEC5", "#B0BEC5", "#B0BEC5", "#B0BEC5", "#B0BEC5", "#B0BEC5", "#B0BEC5", "#B0BEC5", "#B0BEC5", "#B0BEC5", "#B0BEC5", "#B0BEC5", "#B0BEC5", "#B0BEC5", "#B0BEC5", "#B0BEC5", "#B0BEC5", "#B0BEC5", "#B0BEC5", "#B0BEC5", "#B0BEC5", "#B0BEC5", "#B0BEC5", "#B0BEC5", "#B0BEC5", "#B0BEC5", "#B0BEC5", "#B0BEC5", "#B0BEC5", "#B0BEC5", "#B0BEC5", "#B0BEC5", "#B0BEC5", "#B0BEC5", "#B0BEC5", "red", "#B0BEC5", "#B0BEC5", "#B0BEC5", "#B0BEC5", "#B0BEC5", "#B0BEC5", "#B0BEC5", "#B0BEC5", "#B0BEC5", "#B0BEC5", "#B0BEC5", "#B0BEC5", "#B0BEC5", "#B0BEC5", "#B0BEC5"]]}], "label": "Topic 35", "method": "update"}, {"args": [{"marker.color": [["#B0BEC5", "#B0BEC5", "#B0BEC5", "#B0BEC5", "#B0BEC5", "#B0BEC5", "#B0BEC5", "#B0BEC5", "#B0BEC5", "#B0BEC5", "#B0BEC5", "#B0BEC5", "#B0BEC5", "#B0BEC5", "#B0BEC5", "#B0BEC5", "#B0BEC5", "#B0BEC5", "#B0BEC5", "#B0BEC5", "#B0BEC5", "#B0BEC5", "#B0BEC5", "#B0BEC5", "#B0BEC5", "#B0BEC5", "#B0BEC5", "#B0BEC5", "#B0BEC5", "#B0BEC5", "#B0BEC5", "#B0BEC5", "#B0BEC5", "#B0BEC5", "#B0BEC5", "#B0BEC5", "red", "#B0BEC5", "#B0BEC5", "#B0BEC5", "#B0BEC5", "#B0BEC5", "#B0BEC5", "#B0BEC5", "#B0BEC5", "#B0BEC5", "#B0BEC5", "#B0BEC5", "#B0BEC5", "#B0BEC5", "#B0BEC5"]]}], "label": "Topic 36", "method": "update"}, {"args": [{"marker.color": [["#B0BEC5", "#B0BEC5", "#B0BEC5", "#B0BEC5", "#B0BEC5", "#B0BEC5", "#B0BEC5", "#B0BEC5", "#B0BEC5", "#B0BEC5", "#B0BEC5", "#B0BEC5", "#B0BEC5", "#B0BEC5", "#B0BEC5", "#B0BEC5", "#B0BEC5", "#B0BEC5", "#B0BEC5", "#B0BEC5", "#B0BEC5", "#B0BEC5", "#B0BEC5", "#B0BEC5", "#B0BEC5", "#B0BEC5", "#B0BEC5", "#B0BEC5", "#B0BEC5", "#B0BEC5", "#B0BEC5", "#B0BEC5", "#B0BEC5", "#B0BEC5", "#B0BEC5", "#B0BEC5", "#B0BEC5", "red", "#B0BEC5", "#B0BEC5", "#B0BEC5", "#B0BEC5", "#B0BEC5", "#B0BEC5", "#B0BEC5", "#B0BEC5", "#B0BEC5", "#B0BEC5", "#B0BEC5", "#B0BEC5", "#B0BEC5"]]}], "label": "Topic 37", "method": "update"}, {"args": [{"marker.color": [["#B0BEC5", "#B0BEC5", "#B0BEC5", "#B0BEC5", "#B0BEC5", "#B0BEC5", "#B0BEC5", "#B0BEC5", "#B0BEC5", "#B0BEC5", "#B0BEC5", "#B0BEC5", "#B0BEC5", "#B0BEC5", "#B0BEC5", "#B0BEC5", "#B0BEC5", "#B0BEC5", "#B0BEC5", "#B0BEC5", "#B0BEC5", "#B0BEC5", "#B0BEC5", "#B0BEC5", "#B0BEC5", "#B0BEC5", "#B0BEC5", "#B0BEC5", "#B0BEC5", "#B0BEC5", "#B0BEC5", "#B0BEC5", "#B0BEC5", "#B0BEC5", "#B0BEC5", "#B0BEC5", "#B0BEC5", "#B0BEC5", "red", "#B0BEC5", "#B0BEC5", "#B0BEC5", "#B0BEC5", "#B0BEC5", "#B0BEC5", "#B0BEC5", "#B0BEC5", "#B0BEC5", "#B0BEC5", "#B0BEC5", "#B0BEC5"]]}], "label": "Topic 38", "method": "update"}, {"args": [{"marker.color": [["#B0BEC5", "#B0BEC5", "#B0BEC5", "#B0BEC5", "#B0BEC5", "#B0BEC5", "#B0BEC5", "#B0BEC5", "#B0BEC5", "#B0BEC5", "#B0BEC5", "#B0BEC5", "#B0BEC5", "#B0BEC5", "#B0BEC5", "#B0BEC5", "#B0BEC5", "#B0BEC5", "#B0BEC5", "#B0BEC5", "#B0BEC5", "#B0BEC5", "#B0BEC5", "#B0BEC5", "#B0BEC5", "#B0BEC5", "#B0BEC5", "#B0BEC5", "#B0BEC5", "#B0BEC5", "#B0BEC5", "#B0BEC5", "#B0BEC5", "#B0BEC5", "#B0BEC5", "#B0BEC5", "#B0BEC5", "#B0BEC5", "#B0BEC5", "red", "#B0BEC5", "#B0BEC5", "#B0BEC5", "#B0BEC5", "#B0BEC5", "#B0BEC5", "#B0BEC5", "#B0BEC5", "#B0BEC5", "#B0BEC5", "#B0BEC5"]]}], "label": "Topic 39", "method": "update"}, {"args": [{"marker.color": [["#B0BEC5", "#B0BEC5", "#B0BEC5", "#B0BEC5", "#B0BEC5", "#B0BEC5", "#B0BEC5", "#B0BEC5", "#B0BEC5", "#B0BEC5", "#B0BEC5", "#B0BEC5", "#B0BEC5", "#B0BEC5", "#B0BEC5", "#B0BEC5", "#B0BEC5", "#B0BEC5", "#B0BEC5", "#B0BEC5", "#B0BEC5", "#B0BEC5", "#B0BEC5", "#B0BEC5", "#B0BEC5", "#B0BEC5", "#B0BEC5", "#B0BEC5", "#B0BEC5", "#B0BEC5", "#B0BEC5", "#B0BEC5", "#B0BEC5", "#B0BEC5", "#B0BEC5", "#B0BEC5", "#B0BEC5", "#B0BEC5", "#B0BEC5", "#B0BEC5", "red", "#B0BEC5", "#B0BEC5", "#B0BEC5", "#B0BEC5", "#B0BEC5", "#B0BEC5", "#B0BEC5", "#B0BEC5", "#B0BEC5", "#B0BEC5"]]}], "label": "Topic 40", "method": "update"}, {"args": [{"marker.color": [["#B0BEC5", "#B0BEC5", "#B0BEC5", "#B0BEC5", "#B0BEC5", "#B0BEC5", "#B0BEC5", "#B0BEC5", "#B0BEC5", "#B0BEC5", "#B0BEC5", "#B0BEC5", "#B0BEC5", "#B0BEC5", "#B0BEC5", "#B0BEC5", "#B0BEC5", "#B0BEC5", "#B0BEC5", "#B0BEC5", "#B0BEC5", "#B0BEC5", "#B0BEC5", "#B0BEC5", "#B0BEC5", "#B0BEC5", "#B0BEC5", "#B0BEC5", "#B0BEC5", "#B0BEC5", "#B0BEC5", "#B0BEC5", "#B0BEC5", "#B0BEC5", "#B0BEC5", "#B0BEC5", "#B0BEC5", "#B0BEC5", "#B0BEC5", "#B0BEC5", "#B0BEC5", "red", "#B0BEC5", "#B0BEC5", "#B0BEC5", "#B0BEC5", "#B0BEC5", "#B0BEC5", "#B0BEC5", "#B0BEC5", "#B0BEC5"]]}], "label": "Topic 41", "method": "update"}, {"args": [{"marker.color": [["#B0BEC5", "#B0BEC5", "#B0BEC5", "#B0BEC5", "#B0BEC5", "#B0BEC5", "#B0BEC5", "#B0BEC5", "#B0BEC5", "#B0BEC5", "#B0BEC5", "#B0BEC5", "#B0BEC5", "#B0BEC5", "#B0BEC5", "#B0BEC5", "#B0BEC5", "#B0BEC5", "#B0BEC5", "#B0BEC5", "#B0BEC5", "#B0BEC5", "#B0BEC5", "#B0BEC5", "#B0BEC5", "#B0BEC5", "#B0BEC5", "#B0BEC5", "#B0BEC5", "#B0BEC5", "#B0BEC5", "#B0BEC5", "#B0BEC5", "#B0BEC5", "#B0BEC5", "#B0BEC5", "#B0BEC5", "#B0BEC5", "#B0BEC5", "#B0BEC5", "#B0BEC5", "#B0BEC5", "red", "#B0BEC5", "#B0BEC5", "#B0BEC5", "#B0BEC5", "#B0BEC5", "#B0BEC5", "#B0BEC5", "#B0BEC5"]]}], "label": "Topic 42", "method": "update"}, {"args": [{"marker.color": [["#B0BEC5", "#B0BEC5", "#B0BEC5", "#B0BEC5", "#B0BEC5", "#B0BEC5", "#B0BEC5", "#B0BEC5", "#B0BEC5", "#B0BEC5", "#B0BEC5", "#B0BEC5", "#B0BEC5", "#B0BEC5", "#B0BEC5", "#B0BEC5", "#B0BEC5", "#B0BEC5", "#B0BEC5", "#B0BEC5", "#B0BEC5", "#B0BEC5", "#B0BEC5", "#B0BEC5", "#B0BEC5", "#B0BEC5", "#B0BEC5", "#B0BEC5", "#B0BEC5", "#B0BEC5", "#B0BEC5", "#B0BEC5", "#B0BEC5", "#B0BEC5", "#B0BEC5", "#B0BEC5", "#B0BEC5", "#B0BEC5", "#B0BEC5", "#B0BEC5", "#B0BEC5", "#B0BEC5", "#B0BEC5", "red", "#B0BEC5", "#B0BEC5", "#B0BEC5", "#B0BEC5", "#B0BEC5", "#B0BEC5", "#B0BEC5"]]}], "label": "Topic 43", "method": "update"}, {"args": [{"marker.color": [["#B0BEC5", "#B0BEC5", "#B0BEC5", "#B0BEC5", "#B0BEC5", "#B0BEC5", "#B0BEC5", "#B0BEC5", "#B0BEC5", "#B0BEC5", "#B0BEC5", "#B0BEC5", "#B0BEC5", "#B0BEC5", "#B0BEC5", "#B0BEC5", "#B0BEC5", "#B0BEC5", "#B0BEC5", "#B0BEC5", "#B0BEC5", "#B0BEC5", "#B0BEC5", "#B0BEC5", "#B0BEC5", "#B0BEC5", "#B0BEC5", "#B0BEC5", "#B0BEC5", "#B0BEC5", "#B0BEC5", "#B0BEC5", "#B0BEC5", "#B0BEC5", "#B0BEC5", "#B0BEC5", "#B0BEC5", "#B0BEC5", "#B0BEC5", "#B0BEC5", "#B0BEC5", "#B0BEC5", "#B0BEC5", "#B0BEC5", "red", "#B0BEC5", "#B0BEC5", "#B0BEC5", "#B0BEC5", "#B0BEC5", "#B0BEC5"]]}], "label": "Topic 44", "method": "update"}, {"args": [{"marker.color": [["#B0BEC5", "#B0BEC5", "#B0BEC5", "#B0BEC5", "#B0BEC5", "#B0BEC5", "#B0BEC5", "#B0BEC5", "#B0BEC5", "#B0BEC5", "#B0BEC5", "#B0BEC5", "#B0BEC5", "#B0BEC5", "#B0BEC5", "#B0BEC5", "#B0BEC5", "#B0BEC5", "#B0BEC5", "#B0BEC5", "#B0BEC5", "#B0BEC5", "#B0BEC5", "#B0BEC5", "#B0BEC5", "#B0BEC5", "#B0BEC5", "#B0BEC5", "#B0BEC5", "#B0BEC5", "#B0BEC5", "#B0BEC5", "#B0BEC5", "#B0BEC5", "#B0BEC5", "#B0BEC5", "#B0BEC5", "#B0BEC5", "#B0BEC5", "#B0BEC5", "#B0BEC5", "#B0BEC5", "#B0BEC5", "#B0BEC5", "#B0BEC5", "red", "#B0BEC5", "#B0BEC5", "#B0BEC5", "#B0BEC5", "#B0BEC5"]]}], "label": "Topic 45", "method": "update"}, {"args": [{"marker.color": [["#B0BEC5", "#B0BEC5", "#B0BEC5", "#B0BEC5", "#B0BEC5", "#B0BEC5", "#B0BEC5", "#B0BEC5", "#B0BEC5", "#B0BEC5", "#B0BEC5", "#B0BEC5", "#B0BEC5", "#B0BEC5", "#B0BEC5", "#B0BEC5", "#B0BEC5", "#B0BEC5", "#B0BEC5", "#B0BEC5", "#B0BEC5", "#B0BEC5", "#B0BEC5", "#B0BEC5", "#B0BEC5", "#B0BEC5", "#B0BEC5", "#B0BEC5", "#B0BEC5", "#B0BEC5", "#B0BEC5", "#B0BEC5", "#B0BEC5", "#B0BEC5", "#B0BEC5", "#B0BEC5", "#B0BEC5", "#B0BEC5", "#B0BEC5", "#B0BEC5", "#B0BEC5", "#B0BEC5", "#B0BEC5", "#B0BEC5", "#B0BEC5", "#B0BEC5", "red", "#B0BEC5", "#B0BEC5", "#B0BEC5", "#B0BEC5"]]}], "label": "Topic 46", "method": "update"}, {"args": [{"marker.color": [["#B0BEC5", "#B0BEC5", "#B0BEC5", "#B0BEC5", "#B0BEC5", "#B0BEC5", "#B0BEC5", "#B0BEC5", "#B0BEC5", "#B0BEC5", "#B0BEC5", "#B0BEC5", "#B0BEC5", "#B0BEC5", "#B0BEC5", "#B0BEC5", "#B0BEC5", "#B0BEC5", "#B0BEC5", "#B0BEC5", "#B0BEC5", "#B0BEC5", "#B0BEC5", "#B0BEC5", "#B0BEC5", "#B0BEC5", "#B0BEC5", "#B0BEC5", "#B0BEC5", "#B0BEC5", "#B0BEC5", "#B0BEC5", "#B0BEC5", "#B0BEC5", "#B0BEC5", "#B0BEC5", "#B0BEC5", "#B0BEC5", "#B0BEC5", "#B0BEC5", "#B0BEC5", "#B0BEC5", "#B0BEC5", "#B0BEC5", "#B0BEC5", "#B0BEC5", "#B0BEC5", "red", "#B0BEC5", "#B0BEC5", "#B0BEC5"]]}], "label": "Topic 47", "method": "update"}, {"args": [{"marker.color": [["#B0BEC5", "#B0BEC5", "#B0BEC5", "#B0BEC5", "#B0BEC5", "#B0BEC5", "#B0BEC5", "#B0BEC5", "#B0BEC5", "#B0BEC5", "#B0BEC5", "#B0BEC5", "#B0BEC5", "#B0BEC5", "#B0BEC5", "#B0BEC5", "#B0BEC5", "#B0BEC5", "#B0BEC5", "#B0BEC5", "#B0BEC5", "#B0BEC5", "#B0BEC5", "#B0BEC5", "#B0BEC5", "#B0BEC5", "#B0BEC5", "#B0BEC5", "#B0BEC5", "#B0BEC5", "#B0BEC5", "#B0BEC5", "#B0BEC5", "#B0BEC5", "#B0BEC5", "#B0BEC5", "#B0BEC5", "#B0BEC5", "#B0BEC5", "#B0BEC5", "#B0BEC5", "#B0BEC5", "#B0BEC5", "#B0BEC5", "#B0BEC5", "#B0BEC5", "#B0BEC5", "#B0BEC5", "red", "#B0BEC5", "#B0BEC5"]]}], "label": "Topic 48", "method": "update"}, {"args": [{"marker.color": [["#B0BEC5", "#B0BEC5", "#B0BEC5", "#B0BEC5", "#B0BEC5", "#B0BEC5", "#B0BEC5", "#B0BEC5", "#B0BEC5", "#B0BEC5", "#B0BEC5", "#B0BEC5", "#B0BEC5", "#B0BEC5", "#B0BEC5", "#B0BEC5", "#B0BEC5", "#B0BEC5", "#B0BEC5", "#B0BEC5", "#B0BEC5", "#B0BEC5", "#B0BEC5", "#B0BEC5", "#B0BEC5", "#B0BEC5", "#B0BEC5", "#B0BEC5", "#B0BEC5", "#B0BEC5", "#B0BEC5", "#B0BEC5", "#B0BEC5", "#B0BEC5", "#B0BEC5", "#B0BEC5", "#B0BEC5", "#B0BEC5", "#B0BEC5", "#B0BEC5", "#B0BEC5", "#B0BEC5", "#B0BEC5", "#B0BEC5", "#B0BEC5", "#B0BEC5", "#B0BEC5", "#B0BEC5", "#B0BEC5", "red", "#B0BEC5"]]}], "label": "Topic 49", "method": "update"}, {"args": [{"marker.color": [["#B0BEC5", "#B0BEC5", "#B0BEC5", "#B0BEC5", "#B0BEC5", "#B0BEC5", "#B0BEC5", "#B0BEC5", "#B0BEC5", "#B0BEC5", "#B0BEC5", "#B0BEC5", "#B0BEC5", "#B0BEC5", "#B0BEC5", "#B0BEC5", "#B0BEC5", "#B0BEC5", "#B0BEC5", "#B0BEC5", "#B0BEC5", "#B0BEC5", "#B0BEC5", "#B0BEC5", "#B0BEC5", "#B0BEC5", "#B0BEC5", "#B0BEC5", "#B0BEC5", "#B0BEC5", "#B0BEC5", "#B0BEC5", "#B0BEC5", "#B0BEC5", "#B0BEC5", "#B0BEC5", "#B0BEC5", "#B0BEC5", "#B0BEC5", "#B0BEC5", "#B0BEC5", "#B0BEC5", "#B0BEC5", "#B0BEC5", "#B0BEC5", "#B0BEC5", "#B0BEC5", "#B0BEC5", "#B0BEC5", "#B0BEC5", "red"]]}], "label": "Topic 50", "method": "update"}]}], "title": {"font": {"color": "Black", "size": 22}, "text": "<b>Intertopic Distance Map</b>", "x": 0.5, "xanchor": "center", "y": 0.95, "yanchor": "top"}, "width": 650, "xaxis": {"anchor": "y", "domain": [0, 1], "range": [-13.52, 21.21], "title": {"text": ""}, "visible": false}, "yaxis": {"anchor": "x", "domain": [0, 1], "range": [-10.74, 22.47], "title": {"text": ""}, "visible": false}}}
